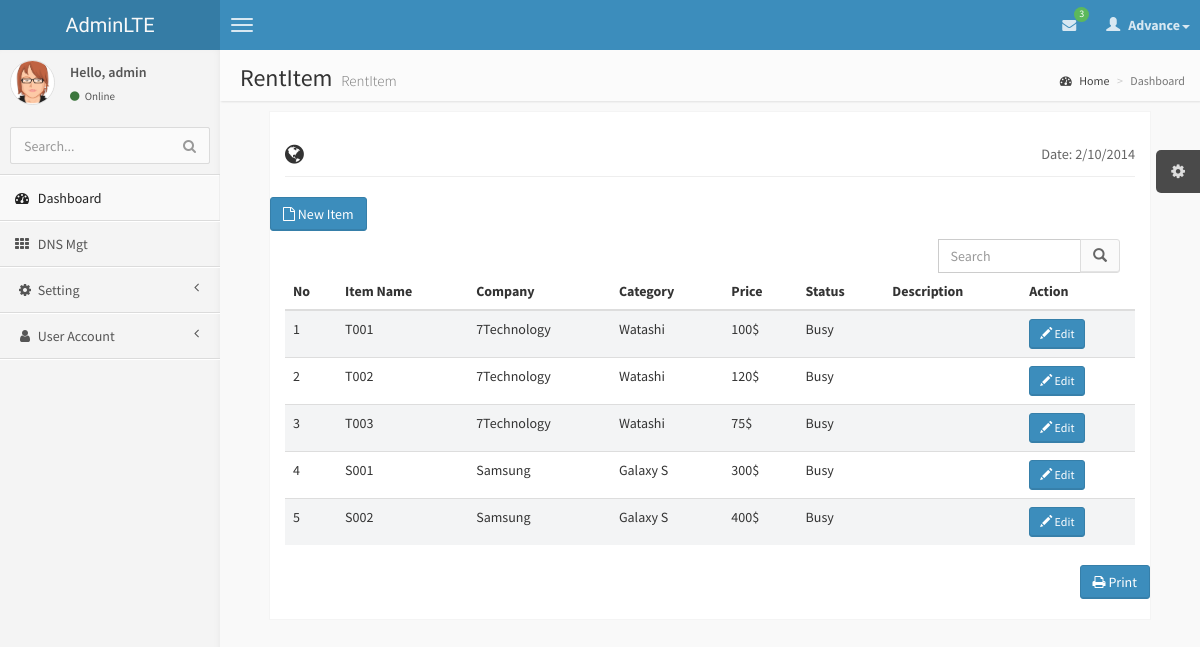
The app's page /7Rentsystem/RentItem.php (signed in) with its own data.
### tables this page shows
CREATE TABLE `tblrentitem` (
  `RentItemID` text,
  `CompanyID` text,
  `ItemName` text,
  `CategoryID` text,
  `Price` float DEFAULT NULL,
  `isStatus` bit(1) DEFAULT NULL,
  `Desciption` text
);

CREATE TABLE `tblcompany` (
  `CompanyID` text,
  `CompanyName` text,
  `Description` text
);

CREATE TABLE `tblcategory` (
  `CategoryID` text,
  `CompanyID` text,
  `CategoryName` text,
  `OrderNo` int(11) DEFAULT NULL,
  `Description` text
);

### 7Rentsystem/connectionclass/function.php (called while the page is built, shortened)
<?php
function get($var)
{
	if (isset($_GET[$var])) {
		return (trim($_GET[$var]));
	}
	else
	{
		return '';
	}
}
?>

### 7Rentsystem/connectionclass/connect.php (called while the page is built, shortened)
<?php
class MyConnection
{
    	private $host = '174.136.57.160';
		private $username = 'www7tech_Pro';
		private $mylink;
		private $password = 'piseth123';
    function connect()
	{
		$this->mylink = mysql_connect($this->host,$this->username,$this->password) or die("Fail to Select Host");
		return $this->mylink;
	}
    function query($sql)
	{
		if (!empty($sql))
		{
			$this->result = mysql_query($sql,$this->mylink);
			return $this->result;
		}else
		{
			return false;
		}
    }
	function dbCountRows(&$result)
	{
		$numRows = @mysql_num_rows($result);
		if ( $numRows )
		{
			return $numRows;
		}
		else
		{
			return 0;
		}
	}
	function fetch($result=""){
                return mysql_fetch_object($result);
        }
 }
?>

### 7Rentsystem/RentItem.php (the view)
<?php include 'header.php';
$searchTemp=get('srch-normal');
?>
    <body class="skin-blue">
         <?php include 'nav.php';?>
            <?php include 'menu.php';?>
            <aside class="right-side">
                <section class="content-header">
                    <h1>
                        RentItem
                        <small>RentItem</small>
                    </h1>
                    <ol class="breadcrumb">
                        <li><a href="#"><i class="fa fa-dashboard"></i> Home</a></li>
                        <li class="active">Dashboard</li>
                    </ol>
                </section>
                  <section class="content invoice">
                    <div class="row">
                        <div class="col-xs-12">
                            <h2 class="page-header">
                                <i class="fa fa-globe"></i>
                                <small class="pull-right">Date: 2/10/2014</small>
                            </h2>
                        </div>
                    </div>
                    <div class="row">
                    <a href="RentItem-new.php">
					<button class="btn btn-primary" data-toggle="modal" data-target="#NewFloor"><i class="fa fa-file-o"></i> New Item</button>
                    </a>
                    <form class="navbar-form" role="search">
                      <div class="col-lg-3 pull-right">
                        <div class="input-group">
                          <input type="text" class="form-control" placeholder="Search" name="srch-normal" id="search.php?dnsname=name&srch-term" <?php echo 'value="'.$searchTemp.'"'?>>
                          <div class="input-group-btn">
                             <button class="btn btn-default" type="submit"><i class="glyphicon glyphicon-search"></i></button>
                          </div>
                        </div>
                       </div>
                       </form>
                     </div>
                    <div class="row">
                        <div class="col-xs-12 table-responsive">
                            <table class="table table-striped">
                                <thead>
                                    <tr>
                                        <th>No</th>
										<th>Item Name</th>
										<th>Company</th>
										<th>Category</th>
										<th>Price</th>
										<th>Status</th>
                                        <th>Description</th>
										<th>Action</th>
                                    </tr>
                                </thead>
                                <tbody>
                                    <?php
									$_slide1 = $db->query("CALL sp_RentItem_Select_Company('".$searchTemp."')");
									$numrow=$db->dbCountRows($_slide1);
										$i = 1;
									if($numrow>0)
									{
										while($row=$db->fetch($_slide1)){
												$id=$row->RentItemID;
												$ItemName = $row->ItemName;
												$CompanyID=$row->CompanyID;
												$CompanyName=$row->CompanyName;
												$CategoryID=$row->CategoryID;
												$CategoryName = $row->CategoryName;
												$Price=$row->Price;
												$Status=$row->isStatus;
												if($Status==1)
												$isStatus="Free";
												else
												$isStatus="Busy";
												$Decription = $row->Desciption;
											echo'<tr class="gradeA">
														<td>'.$i++.'</td>
														<td>'.$ItemName.'</td>
														<td>'.$CompanyName.'</td>
														<td>'.$CategoryName.'</td>
														<td>'.$Price.'$</td>
														<td>'.$isStatus.'</td>
														<td>'.$Decription.'</td>
														<td>
														<a class="iframe" href="RentItem-Update.php?id='.$id.'&CompanyID='.$CompanyID.'&CompanyName='.$CompanyName.'&ItemName='.$ItemName.'&CategoryID='.$CategoryID.'&CategoryName='.$CategoryName.'&Price='.$Price.'&Status='.$Status.'&Decription='.$Decription.'">
															<button class="btn btn-sm btn-primary">
																<i class="glyphicon glyphicon-pencil"></i>
																Edit
															</button>
                                                    		</a>
														</td>
												</tr>';
										}
									}
									else
										echo'<tr><td  colspan="7"><font color =Red>No Record Found.</font></td></tr>';
                                ?>
                                </tbody>
                            </table>
                        </div>
                    </div>
                    <div class="row">
                    <div class="row no-print">
                        <div class="col-xs-12">
                            <button class="btn btn-primary pull-right" onClick="window.print();"><i class="fa fa-print"></i> Print</button>
                        </div>
                    </div>
                </section>
            </aside>
        </div>
<?php include 'footer.php';?>

### records on screen
tblrentitem: ItemName "T001", CompanyID.CompanyName "7Technology", CategoryID.CategoryName "Watashi", Price "100", isStatus "Busy"
tblrentitem: ItemName "T002", CompanyID.CompanyName "7Technology", CategoryID.CategoryName "Watashi", Price "120", isStatus "Busy"
tblrentitem: ItemName "T003", CompanyID.CompanyName "7Technology", CategoryID.CategoryName "Watashi", Price "75", isStatus "Busy"
tblrentitem: ItemName "S001", CompanyID.CompanyName "Samsung", CategoryID.CategoryName "Galaxy S", Price "300", isStatus "Busy"
tblrentitem: ItemName "S002", CompanyID.CompanyName "Samsung", CategoryID.CategoryName "Galaxy S", Price "400", isStatus "Busy"

### other values on screen
$row->Total "3"
$U_Acc "admin"
